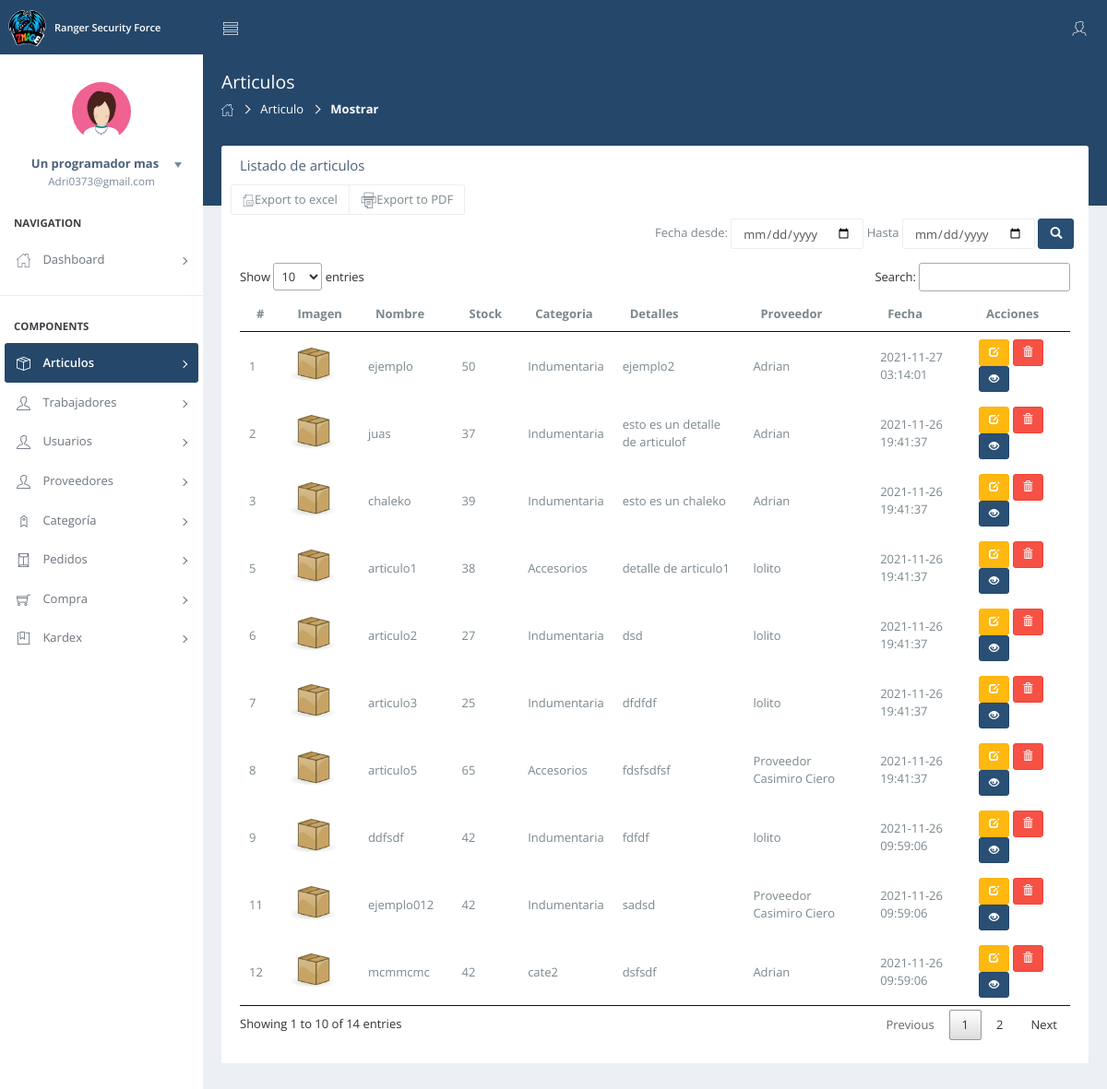
/ranger_security/view/articulo/mostrar.php (signed in), run on the app's committed database.
### tables this page shows
CREATE TABLE `articulo` (
  `id_art` int(11) NOT NULL,
  `foto` varchar(100) NOT NULL,
  `nomar` varchar(100) NOT NULL,
  `stock` char(3) NOT NULL,
  `detalle` varchar(100) NOT NULL,
  `id_cat` int(11) NOT NULL,
  `id_prove` int(11) NOT NULL,
  `fere` timestamp NOT NULL DEFAULT current_timestamp() ON UPDATE current_timestamp()
);

CREATE TABLE `categoria` (
  `id_cat` int(11) NOT NULL,
  `nomcat` varchar(35) NOT NULL,
  `descripcion` varchar(100) NOT NULL,
  `fecha` timestamp NOT NULL DEFAULT current_timestamp() ON UPDATE current_timestamp()
);

CREATE TABLE `proveedor` (
  `id_prove` int(11) NOT NULL,
  `ruc` char(14) NOT NULL,
  `nombre` varchar(30) NOT NULL,
  `correo` varchar(40) NOT NULL,
  `telef` char(9) NOT NULL,
  `direcci` varchar(100) NOT NULL,
  `ciudad` varchar(25) NOT NULL,
  `estado` char(1) NOT NULL,
  `fecre` timestamp NOT NULL DEFAULT current_timestamp() ON UPDATE current_timestamp()
);

### ranger_security/view/articulo/range.php (shortened to what this page needs)
<?php
	$conn=mysqli_connect("localhost", "root", "", "ranger_security");
	if(ISSET($_POST['search'])){
		$date1 = date("Y-m-d", strtotime($_POST['date1']));
		$date2 = date("Y-m-d", strtotime($_POST['date2']));
		$query=mysqli_query($conn, "SELECT articulo.id_art,articulo.foto ,articulo.nomar, articulo.stock, articulo.detalle, categoria.id_cat, categoria.nomcat, proveedor.id_prove, proveedor.ruc, proveedor.nombre, articulo.fere FROM articulo INNER JOIN categoria ON articulo.id_cat = categoria.id_cat INNER JOIN proveedor ON articulo.id_prove = proveedor.id_prove WHERE articulo.fere  BETWEEN '$date1' AND '$date2' GROUP BY articulo.id_art")
		or die(mysqli_error());
		$row=mysqli_num_rows($query);
		if($row>0){
			while($fetch=mysqli_fetch_array($query)){
?>
	<tr>
		<td><?php echo $fetch['id_art']?></td>
		<td><?php  echo "<img src='../../assets/images/".$fetch['foto']."'width='50'"; ?></td>
		<td><?php echo $fetch['nomar']?></td>
		<td>
	<?php
if ($fetch['stock'] < 10) {
   echo '<span class="label label-danger">Se esta agotando</span>';
}
?>
	</td>
		<td><?php echo $fetch['nomcat']?></td>
        <td><?php echo $fetch['detalle']?></td>
        <td><?php echo $fetch['nombre']?></td>
        <td><?php echo $fetch['fere']?></td>
        <td>
        	<a href="#edit_<?php echo $fetch['id_art']; ?>"title="Editar datos"  class="btn btn-warning btn-sm" data-toggle="modal"><span class="glyphicon glyphicon-edit" aria-hidden="true"></span></a>
        	<a href="#delete_<?php echo $fetch['id_art']; ?>"title="Eliminar datos" data-toggle="modal" class="btn btn-danger btn-sm"><span class="glyphicon glyphicon-trash del-btn" aria-hidden="true"></span></a>
        	<a href="#view_<?php echo $fetch['id_art']; ?>"title="Eliminar datos" data-toggle="modal" class="btn btn-primary btn-sm"><span class="glyphicon glyphicon-eye-open del-btn" aria-hidden="true"></span></a>
        	<?php include('modal.php'); ?>
        </td>
	</tr>
<?php
			}
		}else{
			echo'
			<tr>
				<td colspan = "4"><center>No hay asistencias en el rango de fechas</center></td>
			</tr>';
		}
	}else{
		$query=mysqli_query($conn, "SELECT articulo.id_art, articulo.foto,articulo.nomar, articulo.stock, articulo.detalle, categoria.id_cat, categoria.nomcat, proveedor.id_prove, proveedor.ruc, proveedor.nombre, articulo.fere FROM articulo INNER JOIN categoria ON articulo.id_cat = categoria.id_cat INNER JOIN proveedor ON articulo.id_prove = proveedor.id_prove WHERE articulo.fere  GROUP BY articulo.id_art") or die(mysqli_error());
		while($fetch=mysqli_fetch_array($query)){
?>
	<tr>
		<td><?php echo $fetch['id_art']?></td>
		<td><?php  echo "<img src='../../assets/images/".$fetch['foto']."'width='50'"; ?></td>
		<td><?php echo $fetch['nomar']?></td>
		<td>
	<?php
if ($fetch['stock'] <10) {
   echo "<span class='label label-danger'>Se esta agotando</span>";
} else {
	echo $fetch['stock'];
}
?>
	</td>
		<td><?php echo $fetch['nomcat']?></td>
        <td><?php echo $fetch['detalle']?></td>
        <td><?php echo $fetch['nombre']?></td>
        <td><?php echo $fetch['fere']?></td>
        <td>
        	<a href="#edit_<?php echo $fetch['id_art']; ?>"title="Editar datos"  class="btn btn-warning btn-sm" data-toggle="modal"><span class="glyphicon glyphicon-edit" aria-hidden="true"></span></a>
        	<a href="#delete_<?php echo $fetch['id_art']; ?>"title="Eliminar datos" data-toggle="modal" class="btn btn-danger btn-sm"><span class="glyphicon glyphicon-trash del-btn" aria-hidden="true"></span></a>
        	<a href="#view_<?php echo $fetch['id_art']; ?>"title="Eliminar datos" data-toggle="modal" class="btn btn-primary btn-sm"><span class="glyphicon glyphicon-eye-open del-btn" aria-hidden="true"></span></a>
        </td>
	</tr>
<?php
		}
	}
?>

### data on the page
articulo: id_art "1", foto (picture), nomar "ejemplo", stock "50", id_cat.nomcat "Indumentaria", detalle "ejemplo2", id_prove.nombre "Adrian", fere "2021-11-27 03:14:01"
articulo: id_art "2", foto (picture), nomar "juas", stock "37", id_cat.nomcat "Indumentaria", detalle "esto es un detalle de articulof", id_prove.nombre "Adrian", fere "2021-11-26 19:41:37"
articulo: id_art "3", foto (picture), nomar "chaleko", stock "39", id_cat.nomcat "Indumentaria", detalle "esto es un chaleko", id_prove.nombre "Adrian", fere "2021-11-26 19:41:37"
articulo: id_art "5", foto (picture), nomar "articulo1", stock "38", id_cat.nomcat "Accesorios", detalle "detalle de articulo1", id_prove.nombre "lolito", fere "2021-11-26 19:41:37"
articulo: id_art "6", foto (picture), nomar "articulo2", stock "27", id_cat.nomcat "Indumentaria", detalle "dsd", id_prove.nombre "lolito", fere "2021-11-26 19:41:37"
articulo: id_art "7", foto (picture), nomar "articulo3", stock "25", id_cat.nomcat "Indumentaria", detalle "dfdfdf", id_prove.nombre "lolito", fere "2021-11-26 19:41:37"
articulo: id_art "8", foto (picture), nomar "articulo5", stock "65", id_cat.nomcat "Accesorios", detalle "fdsfsdfsf", id_prove.nombre "Proveedor Casimiro Ciero", fere "2021-11-26 19:41:37"
articulo: id_art "9", foto (picture), nomar "ddfsdf", stock "42", id_cat.nomcat "Indumentaria", detalle "fdfdf", id_prove.nombre "lolito", fere "2021-11-26 09:59:06"
articulo: id_art "11", foto (picture), nomar "ejemplo012", stock "42", id_cat.nomcat "Indumentaria", detalle "sadsd", id_prove.nombre "Proveedor Casimiro Ciero", fere "2021-11-26 09:59:06"
articulo: id_art "12", foto (picture), nomar "mcmmcmc", stock "42", id_cat.nomcat "cate2", detalle "dsfsdf", id_prove.nombre "Adrian", fere "2021-11-26 09:59:06"

### other printed values
$_SESSION['nombre'] "Un programador mas"
$_SESSION['correo'] "Adri0373@gmail.com"
